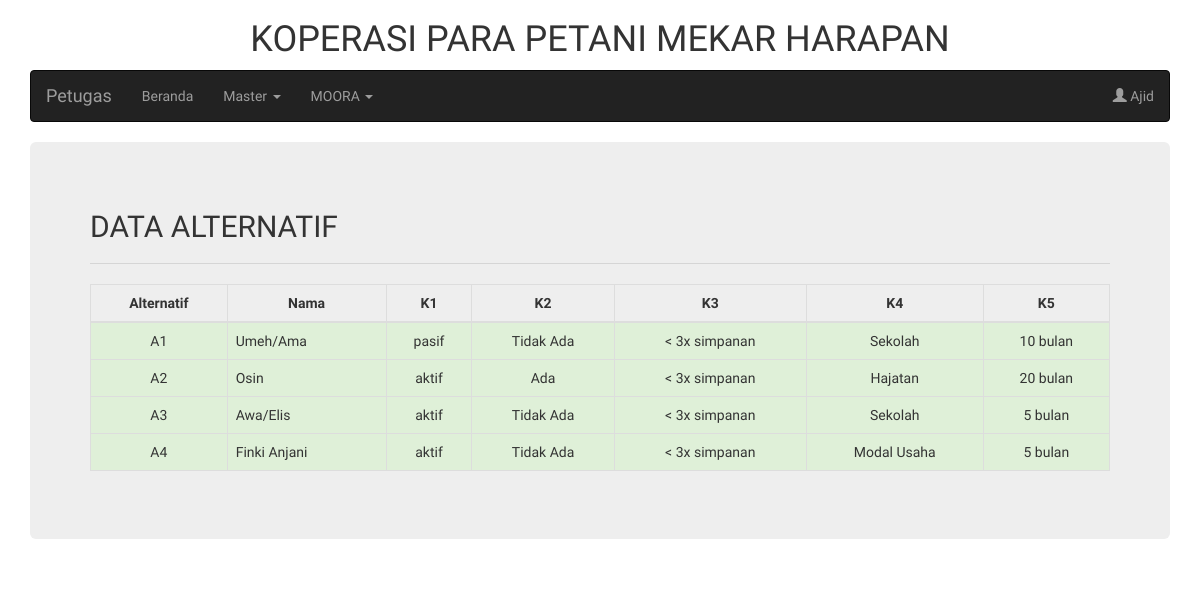
Page /halaman_petugas.php?page=moora_alternatif (signed in) on the committed database.
### tables this page shows
CREATE TABLE `user` (
  `id` int(11) NOT NULL,
  `nama` varchar(255) NOT NULL,
  `username` varchar(255) NOT NULL,
  `password` varchar(255) NOT NULL,
  `level` enum('petugas','pengawas','anggota','ketua') NOT NULL,
  `status` enum('aktif','pasif') NOT NULL
);

CREATE TABLE `tb_pengajuan` (
  `id` int(11) NOT NULL,
  `id_peminjam` int(11) NOT NULL,
  `besar_pinjaman` int(11) NOT NULL,
  `status_keanggotaan` enum('aktif','pasif') NOT NULL,
  `status_pinjaman` enum('Tidak Ada','Ada') NOT NULL,
  `keperluan` enum('Modal Usaha','Berobat','Sekolah','Kebutuhan Sehari-hari','Hajatan') NOT NULL,
  `jangka_waktu` enum('5','10','20') NOT NULL,
  `tanggal_pengajuan` date NOT NULL,
  `status_pengajuan` varchar(20) DEFAULT NULL
);

CREATE TABLE `tb_pinjaman` (
  `id_anggota` int(11) NOT NULL,
  `nama_anggota` varchar(50) NOT NULL,
  `saldo_pinjaman` float NOT NULL,
  `sejak tanggal` date NOT NULL
);

CREATE TABLE `tb_simpanan` (
  `id_anggota` int(11) NOT NULL,
  `jumlah` float NOT NULL
);

### petugas/moora_alternatif.php (the view, shortened to what this page needs)
<h2>DATA ALTERNATIF</h2>
<hr />
<table class="table table-bordered">
  <thead>
    <tr>
      <th class="text-center">Alternatif</th>
      <th class="text-center">Nama</th>
      <th class="text-center">K1</th>
      <th class="text-center">K2</th>
      <th class="text-center">K3</th>
      <th class="text-center">K4</th>
      <th class="text-center">K5</th>
    </tr>
  </thead>
  <tbody>
    <?php
      $sqlPengajuan = "SELECT a.besar_pinjaman, a.status_keanggotaan, a.status_pinjaman, a.keperluan, a.jangka_waktu, b.saldo_pinjaman, b.nama_anggota, c.jumlah from tb_pengajuan a JOIN tb_pinjaman b on a.id_peminjam = b.id_anggota JOIN tb_simpanan c on a.id_peminjam = c.id_anggota";
      $queryPengajuan = mysqli_query($koneksi, $sqlPengajuan);
      $no = 1;
    ?>
    <?php while($listPengajuan = mysqli_fetch_array($queryPengajuan)){ ?>
      <tr class="success">
      	<td class="text-center">A<?php echo $no++?></td>
        <td><?php echo $listPengajuan['nama_anggota']; ?></td>
        <td class="text-center"><?php echo $listPengajuan['status_keanggotaan']; ?></td>
        <td class="text-center"><?php echo $listPengajuan['status_pinjaman']; ?></td>
        <td class="text-center">
        	<?php
        		$cek = $listPengajuan['jumlah'] * 3;
        		$k3 = '';
        		if($listPengajuan['besar_pinjaman'] == $cek)
        			$k3 = '= 3x simpanan';
        		elseif ($listPengajuan['besar_pinjaman'] < $cek) {
        			$k3 = '< 3x simpanan';
        		}else{
        			$k3 = '> 3x simpanan';
        		}
        		echo $k3;
    		?>
        </td>
        <td class="text-center"><?php echo $listPengajuan['keperluan']; ?></td>
        <td class="text-center"><?php echo $listPengajuan['jangka_waktu']; ?> bulan</td>
      </tr>
    <?php } ?>
  </tbody>
</table>

### halaman_petugas.php (shortened to what this page needs)
<!DOCTYPE html>
<html lang="en">
<head>
  <link rel="stylesheet" href="https://maxcdn.bootstrapcdn.com/bootstrap/3.4.0/css/bootstrap.min.css">
  <link rel="stylesheet" type="text/css" media="screen" href="https://cdn.datatables.net/1.10.19/css/jquery.dataTables.min.css">
</head>
<body style="font-family: 'Didact Gothic', sans-serif;">
  <?php include("koneksi.php"); ?>
  <?php
      $sqlAnggota = "SELECT * FROM user WHERE username = '".$_SESSION['username']."'";
      $queryAnggota = mysqli_query($koneksi, $sqlAnggota);
      $anggota = mysqli_fetch_array($queryAnggota);
  ?>
  <div class="container">
  <h1 class="text-center">KOPERASI PARA PETANI MEKAR HARAPAN</h1>
    <nav class="navbar navbar-inverse">
      <div class="container-fluid">
        <div class="navbar-header">
          <a class="navbar-brand" href="halaman_petugas.php?page=home">Petugas</a>
        </div>
        <ul class="nav navbar-nav">
          <li><a href="halaman_petugas.php?page=home">Beranda</a></li>
          <li class="dropdown">
            <a class="dropdown-toggle" data-toggle="dropdown" href="#">Master
            <span class="caret"></span></a>
          </li>
          <li class="dropdown">
            <a class="dropdown-toggle" data-toggle="dropdown" href="#">MOORA
            <span class="caret"></span></a>
          </li>
        </ul>
        <ul class="nav navbar-nav navbar-right">
          <li class="dropdown"><a class="dropdown-toggle" data-toggle="dropdown" href="#"><span class="glyphicon glyphicon-user"></span> <?php echo $anggota['nama']; ?></a>
          </li>
        </ul>
      </div>
    </nav>
    <div class="jumbotron">
      <?php
        if(isset($_GET['page'])){
          $page = $_GET['page'];
          switch ($page) {
            case 'moora_alternatif':
              include "petugas/moora_alternatif.php";
              break;
          }
        }else{
          include "petugas/home.php";
        }
       ?>
    </div>
  </div>
</body>
</html>

### rows in the picture
user: nama "Ajid"
tb_pengajuan: tb_pinjaman.nama_anggota "Umeh/Ama", status_keanggotaan "pasif", status_pinjaman "Tidak Ada", besar_pinjaman.jumlah "< 3x simpanan", keperluan "Sekolah", jangka_waktu "10"
tb_pengajuan: tb_pinjaman.nama_anggota "Osin", status_keanggotaan "aktif", status_pinjaman "Ada", besar_pinjaman.jumlah "< 3x simpanan", keperluan "Hajatan", jangka_waktu "20"
tb_pengajuan: tb_pinjaman.nama_anggota "Awa/Elis", status_keanggotaan "aktif", status_pinjaman "Tidak Ada", besar_pinjaman.jumlah "< 3x simpanan", keperluan "Sekolah", jangka_waktu "5"
tb_pengajuan: tb_pinjaman.nama_anggota "Finki Anjani", status_keanggotaan "aktif", status_pinjaman "Tidak Ada", besar_pinjaman.jumlah "< 3x simpanan", keperluan "Modal Usaha", jangka_waktu "5"
